Frame 1 (no input): blank canvas, image omitted
Frame 60 (the mouse pressed at the canvas centre just before this capture): blank canvas, image omitted
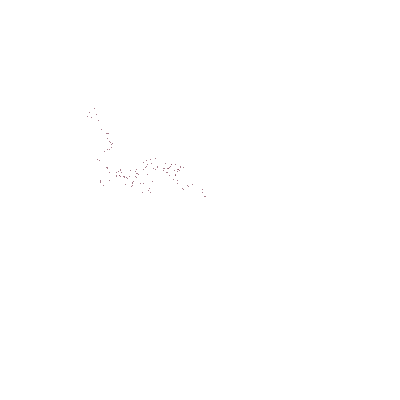
Frame 120 (the mouse held since frame 60 and released just before this capture)

The Processing sketch whose frames 1 and 60 were blank and that drew this single picture after the mouse press (run headless with seeded random() and noise(); from frame 60 on, the mouse is pressed at the canvas centre):

// Processing sketch: CustomDistributionValueSquared
// ── CustomDistributionValueSquared.pde
// Use a custom probability distribution to vary the size of a step taken by the random walker. 
// The step size can be determined by influencing the range of values picked. 
// Can you map the probability exponentially—i.e. making the likelihood that a value is picked equal to the value squared?
Random generator;
Walker cd;
void setup() {
  size(400,400);
  frameRate(30);

  // Create a walker object
  cd = new Walker();

  background(255);
}

void draw() {
  // background(255);
  // Run the walker object
  cd.step();
  cd.render();
}

// ── Walker.pde
import java.util.*;
class Walker {
  int x;
  int y;

  Walker() {
    x = width / 2;
    y = height / 2;
    
    generator = new Random();
  }
  
  
  void render() {
    stroke(130, 70, 90);
    point(x, y);
  }
  
  void step() {
    float stepSize = stepSize(0,10);
    
    float stepx = random( -stepSize,stepSize);
    float stepy = random( -stepSize,stepSize);
    
    x += stepx;
    y += stepy;
  }
  
  float stepSize(int start, int end) {
    while(true) {
      float stepSize = random(start,end);
      float stepSquared = sqrt(stepSize);
      float probability = random(0, stepSquared);
      
      if (stepSize > probability) {
        return stepSize;
      }
    }
  }
}
